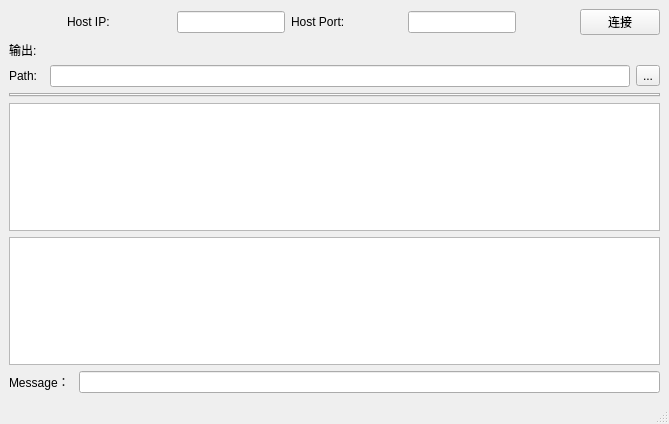
<?xml version="1.0" encoding="UTF-8"?>
<ui version="4.0">
 <class>MainWindow</class>
 <widget class="QMainWindow" name="MainWindow">
  <property name="geometry">
   <rect>
    <x>0</x>
    <y>0</y>
    <width>669</width>
    <height>424</height>
   </rect>
  </property>
  <property name="windowTitle">
   <string>MainWindow</string>
  </property>
  <widget class="QWidget" name="centralwidget">
   <layout class="QVBoxLayout" name="verticalLayout">
    <item>
     <layout class="QGridLayout" name="gridLayout">
      <item row="6" column="2">
       <widget class="QTableView" name="tableView"/>
      </item>
      <item row="3" column="2">
       <widget class="QTabWidget" name="tabWidget"/>
      </item>
      <item row="0" column="2">
       <layout class="QHBoxLayout" name="horizontalLayout">
        <item>
         <spacer name="horizontalSpacer_2">
          <property name="orientation">
           <enum>Qt::Horizontal</enum>
          </property>
          <property name="sizeHint" stdset="0">
           <size>
            <width>40</width>
            <height>20</height>
           </size>
          </property>
         </spacer>
        </item>
        <item>
         <widget class="QLabel" name="label">
          <property name="text">
           <string>Host IP: </string>
          </property>
         </widget>
        </item>
        <item>
         <spacer name="horizontalSpacer_3">
          <property name="orientation">
           <enum>Qt::Horizontal</enum>
          </property>
          <property name="sizeHint" stdset="0">
           <size>
            <width>40</width>
            <height>20</height>
           </size>
          </property>
         </spacer>
        </item>
        <item>
         <widget class="QLineEdit" name="lineEdit"/>
        </item>
        <item>
         <widget class="QLabel" name="label_2">
          <property name="text">
           <string>Host Port:</string>
          </property>
         </widget>
        </item>
        <item>
         <spacer name="horizontalSpacer_4">
          <property name="orientation">
           <enum>Qt::Horizontal</enum>
          </property>
          <property name="sizeHint" stdset="0">
           <size>
            <width>40</width>
            <height>20</height>
           </size>
          </property>
         </spacer>
        </item>
        <item>
         <widget class="QLineEdit" name="lineEdit_2"/>
        </item>
        <item>
         <spacer name="horizontalSpacer">
          <property name="orientation">
           <enum>Qt::Horizontal</enum>
          </property>
          <property name="sizeHint" stdset="0">
           <size>
            <width>40</width>
            <height>20</height>
           </size>
          </property>
         </spacer>
        </item>
        <item>
         <widget class="QPushButton" name="pushButton">
          <property name="text">
           <string>连接</string>
          </property>
         </widget>
        </item>
       </layout>
      </item>
      <item row="1" column="2">
       <widget class="QLabel" name="label_4">
        <property name="text">
         <string>输出: </string>
        </property>
       </widget>
      </item>
      <item row="7" column="2">
       <widget class="QTextEdit" name="textEdit"/>
      </item>
      <item row="10" column="2">
       <layout class="QHBoxLayout" name="horizontalLayout_2">
        <item>
         <widget class="QLabel" name="label_3">
          <property name="text">
           <string>Message： </string>
          </property>
         </widget>
        </item>
        <item>
         <widget class="QLineEdit" name="lineEdit_3">
          <property name="maxLength">
           <number>32777</number>
          </property>
         </widget>
        </item>
       </layout>
      </item>
      <item row="2" column="2">
       <layout class="QHBoxLayout" name="horizontalLayout_3">
        <item>
         <widget class="QLabel" name="label_5">
          <property name="text">
           <string>Path:  </string>
          </property>
         </widget>
        </item>
        <item>
         <widget class="QLineEdit" name="lineEdit_4"/>
        </item>
        <item>
         <widget class="QToolButton" name="toolButton">
          <property name="cursor">
           <cursorShape>ArrowCursor</cursorShape>
          </property>
          <property name="text">
           <string>...</string>
          </property>
          <property name="popupMode">
           <enum>QToolButton::DelayedPopup</enum>
          </property>
         </widget>
        </item>
       </layout>
      </item>
     </layout>
    </item>
   </layout>
  </widget>
  <widget class="QMenuBar" name="menubar">
   <property name="geometry">
    <rect>
     <x>0</x>
     <y>0</y>
     <width>669</width>
     <height>17</height>
    </rect>
   </property>
  </widget>
  <widget class="QStatusBar" name="statusbar"/>
 </widget>
 <resources/>
 <connections/>
</ui>
